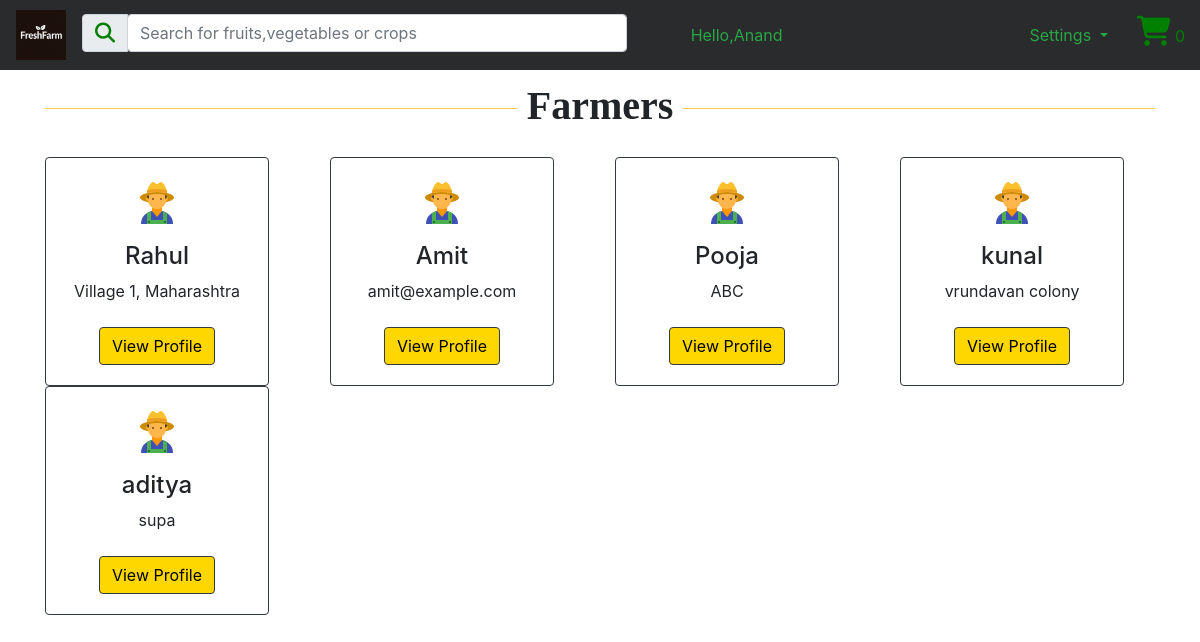
The page /?farmers (signed in) on the database its author committed.
### tables this page shows
CREATE TABLE `users` (
  `user_id` int(11) NOT NULL,
  `first_name` varchar(100) NOT NULL,
  `last_name` varchar(20) NOT NULL,
  `address` text NOT NULL,
  `gender` enum('Male','Female','Other') NOT NULL DEFAULT 'Other',
  `user_type` enum('Farmer','Customer') NOT NULL,
  `phone_number` varchar(15) NOT NULL,
  `email` varchar(100) NOT NULL,
  `username` varchar(20) NOT NULL,
  `password` varchar(255) NOT NULL,
  `created_at` timestamp NOT NULL DEFAULT current_timestamp(),
  `updated_at` timestamp NULL DEFAULT NULL ON UPDATE current_timestamp()
);

### assets/php/functions.php (called while the page is built, shortened)
<?php
$db = mysqli_connect(DB_HOST,DB_USER,DB_PASS,DB_NAME) or die("database is not connected");
function showPageBuyer($page,$data=""){
    include("assets/pages/Buyer/$page.php");
}
           ?>
           <?php
function totalItems(){
    global $db;
    if (isset($_SESSION['userdata']['user_id'])) {
        $customer_id = $_SESSION['userdata']['user_id'];
        $query = "SELECT COUNT(*) AS total_items
                  FROM cart where customer_id = '$customer_id'";
        $run_query = mysqli_query($db, $query);
        $data = mysqli_fetch_assoc($run_query);
        return $data['total_items'];
    } else {
        return 0;
    }
}
function getFarmer(){
    global $db;
        $query = "SELECT first_name,address from users where user_type='Farmer'";
        $run = mysqli_query($db,$query);
        $orders = [];
        while ($row = mysqli_fetch_assoc($run)) {
            $orders[] = $row;
        }
        return $orders;
}

### assets/pages/Buyer/farmers.php (the view, shortened to what this page needs)
<!DOCTYPE html>
<html lang="en">
<head>
    <link rel="stylesheet" href="https://cdn.jsdelivr.net/npm/bootstrap@4.4.1/dist/css/bootstrap.min.css">
    <link rel="stylesheet" href="https://cdnjs.cloudflare.com/ajax/libs/font-awesome/6.0.0-beta3/css/all.min.css">
<body>
<nav class="navbar navbar-expand-xl ">
            <a class="float-left" href="bhome.php">
                <img src="assets/images/logo.jpg" class="float-left mr-2 moblogo" alt="Logo" style="height:50px;">
            </a>
            <div class="collapse navbar-collapse" id="navbarSupportedContent">
                <div class="input-group mb-1 ml-2 searchbox">
                    <div class="input-group-prepend">
                        <div class="input-group-text"><i class="fas fa-search" style="font-size:20px;color:green; "></i></div>
                    </div>
                    <form action="?SearchResult" method="get" enctype="multipart/form-data">
                        <input type="text" class="form-control " id="inlineFormInputGroup" name="SearchResult" placeholder="Search for fruits,vegetables or crops " style="width:500px;">
                    </form>
                </div>
                <?php
                    $buyer_name=$_SESSION['userdata']['first_name'];
                    echo @"<div class='text-success  logins mx-1 ml-5  '>Hello,$buyer_name</div>";
                    ?>
            </div>
            <div class=" flex-row-reverse right ">
                <div class="p-2 cart">
                    <div class="icon2">
                        <a href="?cartpage"> <i class="fa" style="font-size:30px; color:green">&#61562;</i></a>
                        <span id="icon" style="color:green"> <?php echo totalItems(); ?> </span>
                    </div>
                </div>
                <div class="dropdown p-2 settings ">
                    <button class="btn  dropdown-toggle text-success" type="button" id="dropdownMenuButton" data-toggle="dropdown" aria-haspopup="true" aria-expanded="false">
                        Settings
                    </button>
                </div>
            </div>
    </nav>
    <div class="text-center container">
            <br>
            <b>
                <h1 class="guard text-center"style="  font-family: 'Times New Roman', Times, serif;"><span><b>Farmers</b></span>
                </h1>
            </b>
        </div>
    <div class="container mt-5">
        <div class="row">
            <?php
                $orders=getFarmer();
                if (count($orders) > 0) {
                    foreach ($orders as $order) {
                                $name=$order['first_name'];
                                $address=$order['address'];
            ?>
            <div class="col-12 col-sm-12 col-md-12 col-lg-3 col-xl-3 ">
                <div class="card border-dark border" >
                    <div class="card-body ">
                        <h5 class="card-title text-center"><img src="assets/images/iconsmall.png" style=" margin-bottom:  10px;"></h5>
                        <h4 class="card-subtitle mb-2  text-center"><?=$name?></h4>
                        <p class="card-text text-center"><?=$address?><br><br>
                            <button type="button" class="btn  border-dark border" style="background-color:#FFD700;color:black">View Profile </button>
                        </p>
                    </div>
                </div>
            </div>
            <?php
                    }
                }
            ?>
            </div>
        </div>
</body>
</html>

### assets/pages/Buyer/farmers.php (style rules this page uses)
.guard { width: 100%; text-align: center; border-bottom: 1px solid #ffc857; line-height: 0.1em; margin: 10px 0 20px; font-family: serif; }
.guard span { background-color: white; padding: 0 10px; }
a { color: goldenrod; }
* { margin: 0; padding: 0; box-sizing: border-box; }
nav { background-color: #292b2c; }
.right { display: flex; }
.cart { margin-right: -9px; }
.searchbox { width: 60%; }
.logins { text-align: center; margin-right: -30%; margin-left: 35%; }
.card { width: 14rem; }

### rows shown on the page
users: first_name "Rahul", address "Village 1, Maharashtra"
users: first_name "Amit", address "amit@example.com"
users: first_name "Pooja", address "ABC"
users: first_name "kunal", address "vrundavan colony"
users: first_name "aditya", address "supa"

### other values the page prints
totalItems() "0"
